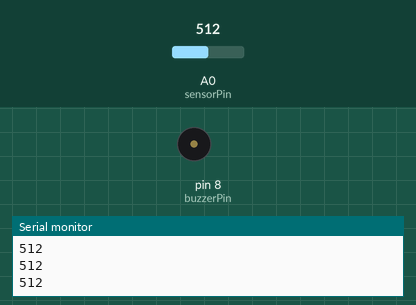
This sketch was run on a simulated Arduino Uno, built with avr-gcc and run on an emulated ATmega328P. On the bench: buzzer (waves = sounding, pin HIGH), the last lines printed to the serial monitor. The test bench sets the inputs (shaded band); at power-on: A0 (sensorPin) = 512.

Above: at 1.2 s.
1.3 s: A0 (sensorPin) set to 489
At 1.55 s:
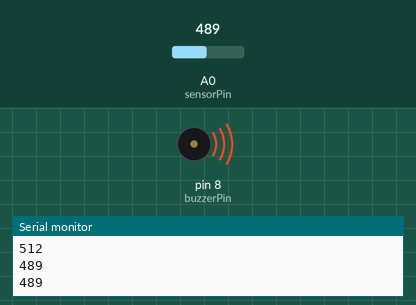
4.3 s: A0 (sensorPin) set to 510
At 4.3 s:
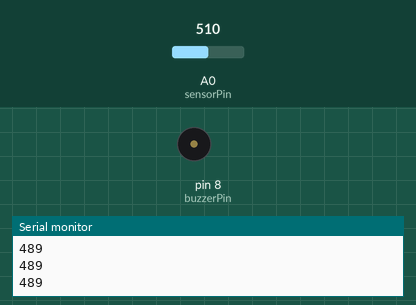
5.8 s: A0 (sensorPin) set to 490
At 6.05 s:
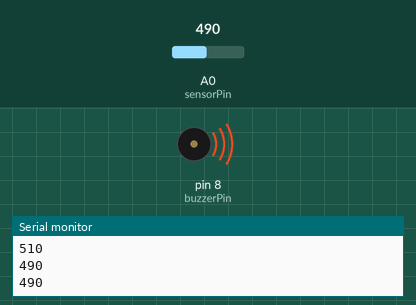
8.8 s: A0 (sensorPin) set to 511
Timing chart, 0 to 11.3 s (numbered marks = the images above; inputs shaded):
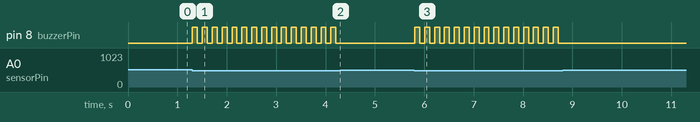

The sketch:

Bitki_Uyar__Sistemi.ino
```cpp
int sensorPin = A0;
int esikDegeri = 500;
int buzzerPin = 8;
int veri;

void setup() {
  Serial.begin(9600);
  pinMode(buzzerPin, OUTPUT);
}
void loop() {
  veri = analogRead(sensorPin);
Serial.println(veri);
  if(veri < esikDegeri){
    digitalWrite(buzzerPin, HIGH);
    delay(100);
    digitalWrite(buzzerPin, LOW);
    delay(100);
  }
  else{
    digitalWrite(buzzerPin, LOW);
  }
}
```

Measured:
- the behaviour switches between 500 and 499 on A0 (sensorPin) (found by bisection; images 0 and 1)
- after the input at 1.3 s, pin 8 (buzzerPin): alternates HIGH for 0.10 s and LOW for 0.10 s, starting at once
- after the input at 4.3 s, pin 8 (buzzerPin): stops changing and stays LOW
- after the input at 5.8 s, pin 8 (buzzerPin): alternates HIGH for 0.10 s and LOW for 0.10 s, starting at once
- after the input at 8.8 s, pin 8 (buzzerPin): stops changing and stays LOW
